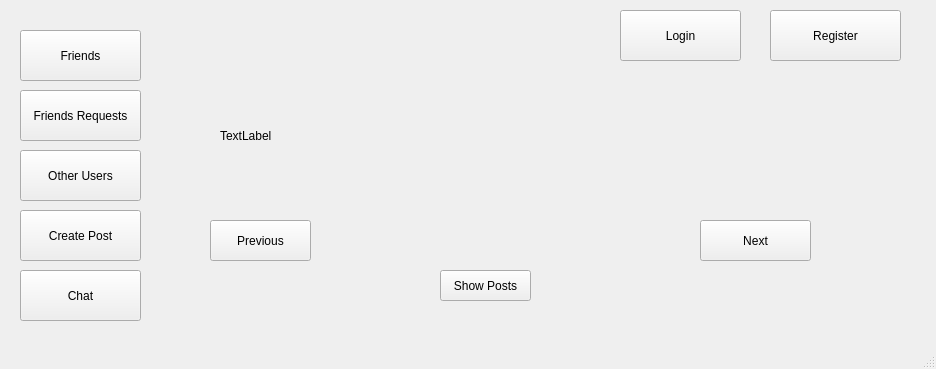
<?xml version="1.0" encoding="UTF-8"?>
<ui version="4.0">
 <class>MainWindow</class>
 <widget class="QMainWindow" name="MainWindow">
  <property name="geometry">
   <rect>
    <x>0</x>
    <y>0</y>
    <width>936</width>
    <height>369</height>
   </rect>
  </property>
  <property name="windowTitle">
   <string>MainWindow</string>
  </property>
  <widget class="QWidget" name="centralwidget">
   <widget class="QPushButton" name="loginButton">
    <property name="geometry">
     <rect>
      <x>620</x>
      <y>10</y>
      <width>121</width>
      <height>51</height>
     </rect>
    </property>
    <property name="text">
     <string>Login</string>
    </property>
   </widget>
   <widget class="QPushButton" name="registerButton">
    <property name="geometry">
     <rect>
      <x>770</x>
      <y>10</y>
      <width>131</width>
      <height>51</height>
     </rect>
    </property>
    <property name="text">
     <string>Register</string>
    </property>
   </widget>
   <widget class="QPushButton" name="friendsButton">
    <property name="geometry">
     <rect>
      <x>20</x>
      <y>30</y>
      <width>121</width>
      <height>51</height>
     </rect>
    </property>
    <property name="text">
     <string>Friends</string>
    </property>
   </widget>
   <widget class="QPushButton" name="friendsRequestButton">
    <property name="geometry">
     <rect>
      <x>20</x>
      <y>90</y>
      <width>121</width>
      <height>51</height>
     </rect>
    </property>
    <property name="text">
     <string>Friends Requests</string>
    </property>
   </widget>
   <widget class="QPushButton" name="createPostButton">
    <property name="geometry">
     <rect>
      <x>20</x>
      <y>210</y>
      <width>121</width>
      <height>51</height>
     </rect>
    </property>
    <property name="text">
     <string>Create Post</string>
    </property>
   </widget>
   <widget class="QPushButton" name="chatButton">
    <property name="geometry">
     <rect>
      <x>20</x>
      <y>270</y>
      <width>121</width>
      <height>51</height>
     </rect>
    </property>
    <property name="text">
     <string>Chat</string>
    </property>
   </widget>
   <widget class="QPushButton" name="previousPostButton">
    <property name="geometry">
     <rect>
      <x>210</x>
      <y>220</y>
      <width>101</width>
      <height>41</height>
     </rect>
    </property>
    <property name="text">
     <string>Previous</string>
    </property>
   </widget>
   <widget class="QPushButton" name="nextPostButton">
    <property name="geometry">
     <rect>
      <x>700</x>
      <y>220</y>
      <width>111</width>
      <height>41</height>
     </rect>
    </property>
    <property name="text">
     <string>Next</string>
    </property>
   </widget>
   <widget class="QLabel" name="postText">
    <property name="geometry">
     <rect>
      <x>220</x>
      <y>70</y>
      <width>601</width>
      <height>131</height>
     </rect>
    </property>
    <property name="palette">
     <palette>
      <active>
       <colorrole role="Link">
        <brush brushstyle="SolidPattern">
         <color alpha="255">
          <red>198</red>
          <green>70</green>
          <blue>0</blue>
         </color>
        </brush>
       </colorrole>
      </active>
      <inactive>
       <colorrole role="Link">
        <brush brushstyle="SolidPattern">
         <color alpha="255">
          <red>0</red>
          <green>0</green>
          <blue>255</blue>
         </color>
        </brush>
       </colorrole>
      </inactive>
      <disabled>
       <colorrole role="Link">
        <brush brushstyle="SolidPattern">
         <color alpha="255">
          <red>0</red>
          <green>0</green>
          <blue>255</blue>
         </color>
        </brush>
       </colorrole>
      </disabled>
     </palette>
    </property>
    <property name="text">
     <string>TextLabel</string>
    </property>
   </widget>
   <widget class="QPushButton" name="otherUsersButton">
    <property name="geometry">
     <rect>
      <x>20</x>
      <y>150</y>
      <width>121</width>
      <height>51</height>
     </rect>
    </property>
    <property name="text">
     <string>Other Users</string>
    </property>
   </widget>
   <widget class="QPushButton" name="showPostsButton">
    <property name="geometry">
     <rect>
      <x>440</x>
      <y>270</y>
      <width>91</width>
      <height>31</height>
     </rect>
    </property>
    <property name="text">
     <string>Show Posts</string>
    </property>
   </widget>
  </widget>
  <widget class="QMenuBar" name="menubar">
   <property name="geometry">
    <rect>
     <x>0</x>
     <y>0</y>
     <width>936</width>
     <height>20</height>
    </rect>
   </property>
  </widget>
  <widget class="QStatusBar" name="statusbar"/>
 </widget>
 <resources/>
 <connections/>
</ui>
